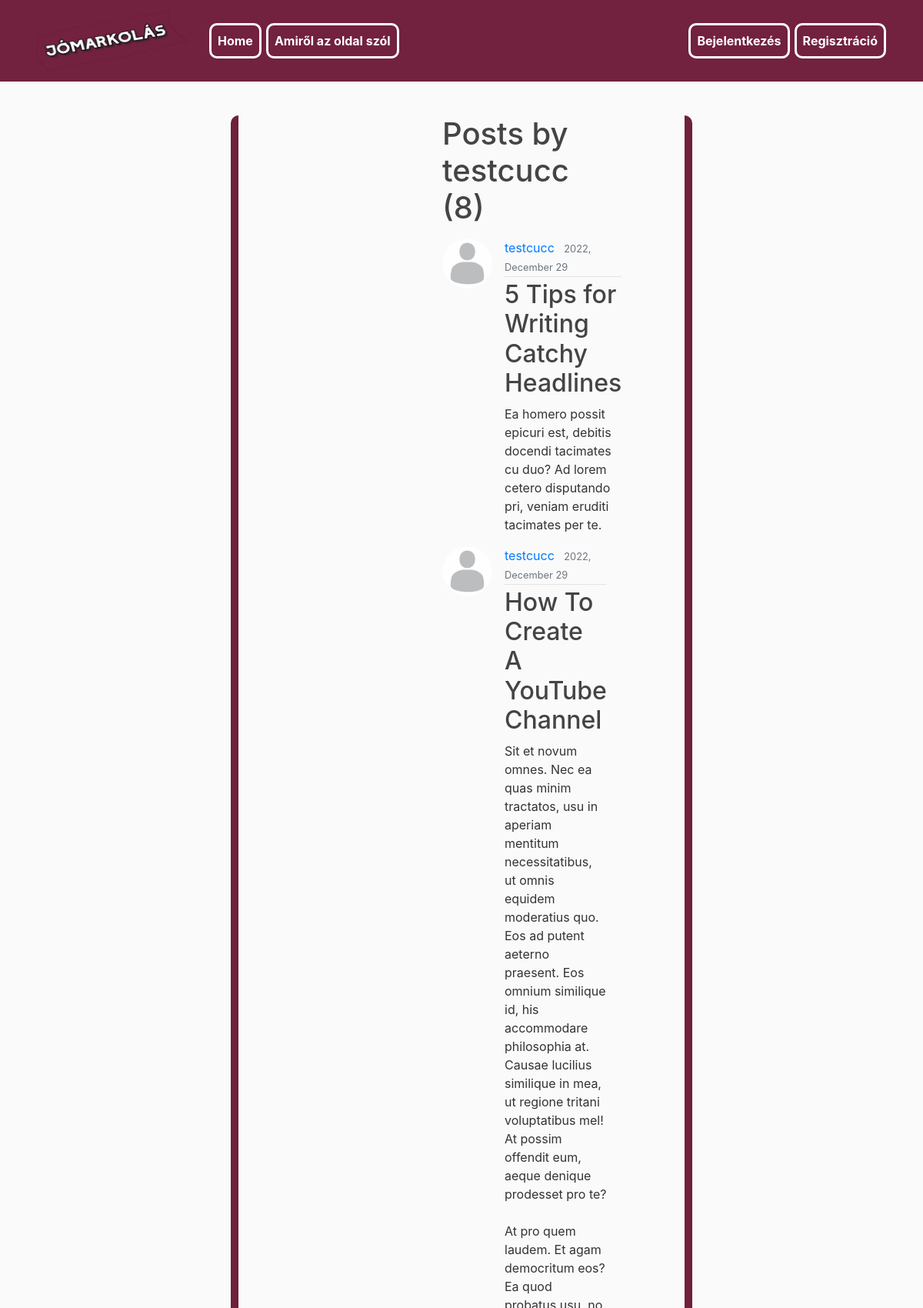
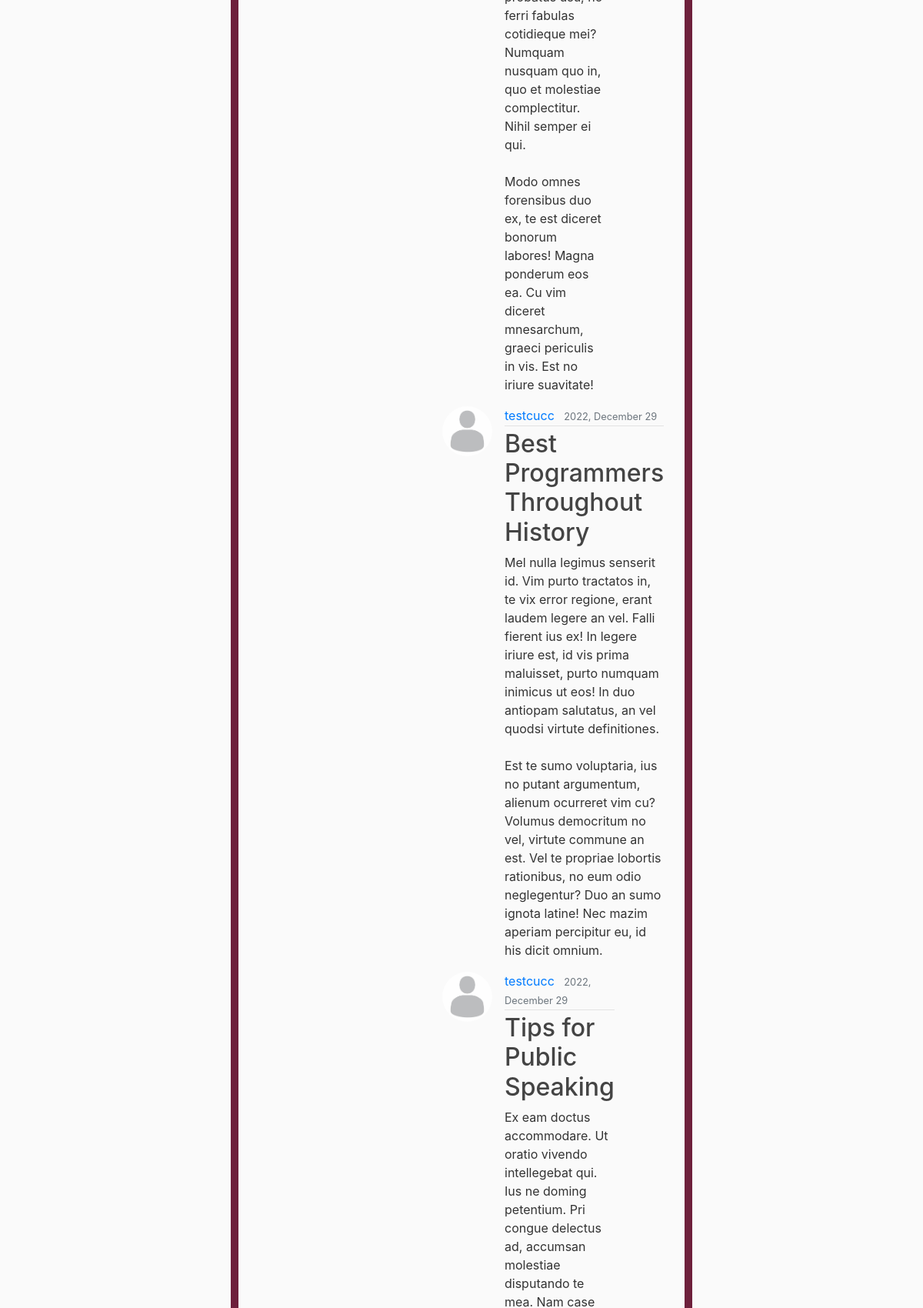
Screenshot of /user/testcucc (upper part) with the database file from the repository (2 pictures, top to bottom).
### blog/models.py (models this page shows, shortened)
class Post(models.Model):
    title = models.CharField(max_length=100)
    content = models.TextField()
    date_posted = models.DateTimeField(default = timezone.now)
    author = models.ForeignKey(User, on_delete=models.CASCADE)

### users/models.py (models this page shows, shortened)
class Profile(models.Model):
    user = models.OneToOneField(User, on_delete=models.CASCADE)
    image = models.ImageField(default='default.jpg', upload_to='profile_pics')

### blog/views.py (the view)
# urls.py: path('user/<str:username>', UserPostListView.as_view(), name='user-posts'),
class UserPostListView(ListView):
    model = Post
    template_name = 'blog/user-posts.html'
    context_object_name = 'posts'
    ordering = ['-date_posted']
    paginate_by = 5
    def get_queryset(self):
        user = get_object_or_404(User, username=self.kwargs.get('username'))
        return Post.objects.order_by('-date_posted').filter(author=user)

### blog/templates/blog/user-posts.html (shortened to what this page needs)
{% extends "blog/base.html" %}
{% block content %}
    <h1 class="mb-3">Posts by {{ view.kwargs.username }} ({{ page_obj.paginator.count }})</h1>
    {% for post in posts%}
        <article class="media content-section">
            <img class ="rounded-circle article-img" src="{{ post.author.profile.image.url }}">
            <div class="media-body">
            <div class="article-metadata">
                <a class="mr-2" href="{% url 'user-posts' post.author.username %}">{{ post.author }}</a>
                <small class="text-muted">{{ post.date_posted|date:"Y, F d" }}</small>
            </div>
            <h2><a class="article-title" href="{% url 'post-detail' post.id %}">{{ post.title }}</a></h2>
            <p class="article-content">{{ post.content }}</p>
            </div>
        </article>
    {% endfor %}
{% endblock content %}

### blog/static/blog/main.css (style rules this page uses)
body { background: #fafafa; color: #333333; margin-top:150px; margin-right: 300px; padding-left: 250px; margin-left: 300px; border: 3px; border-color: #6e203c; border-radius: 10px; border-right-style: solid; border-left-style: solid; border-width: 10px; }
h1, h2, h3, h4, h5, h6 { color: #444444; }
.article-title { color: #444444; }
.article-content { white-space: pre-line; }
.article-img { height: 65px; width: 65px; margin-right: 16px; }
.article-metadata { padding-bottom: 1px; margin-bottom: 4px; border-bottom: 1px solid #e3e3e3 }

### rows the page displays
Post: author.profile.image (placeholder picture), author "testcucc", date_posted "2022, December 29", title "5 Tips for Writing Catchy Headlines", content "Ea homero possit epicuri est, debitis docendi tacimates cu duo? Ad lorem cetero disputando pri, veniam eruditi tacimates per te."
Post: author.profile.image (placeholder picture), author "testcucc", date_posted "2022, December 29", title "How To Create A YouTube Channel", content "Sit et novum omnes. Nec ea quas minim tractatos, usu in aperiam mentitum necessitatibus, ut omnis equidem moderatius quo. Eos ad putent aeterno praesent. Eos omnium similique id, his accommodare philosophia at. Causae lucilius similique in mea, ut regione tritani voluptatibus mel! At possim offendit eum, aeque denique prodesset pro te? At pro quem laudem. Et agam democritum eos? Ea quod probatus usu, no ferri fabulas cotidieque mei? Numquam nusquam quo in, quo et molestiae complectitur. Nihil semper ei qui. Modo omnes forensibus duo ex, te est diceret bonorum labores! Magna ponderum eos ea. Cu vim diceret mnesarchum, graeci periculis in vis. Est no iriure suavitate!"
Post: author.profile.image (placeholder picture), author "testcucc", date_posted "2022, December 29", title "Best Programmers Throughout History", content "Mel nulla legimus senserit id. Vim purto tractatos in, te vix error regione, erant laudem legere an vel. Falli fierent ius ex! In legere iriure est, id vis prima maluisset, purto numquam inimicus ut eos! In duo antiopam salutatus, an vel quodsi virtute definitiones. Est te sumo voluptaria, ius no putant argumentum, alienum ocurreret vim cu? Volumus democritum no vel, virtute commune an est. Vel te propriae lobortis rationibus, no eum odio neglegentur? Duo an sumo ignota latine! Nec mazim aperiam percipitur eu, id his dicit omnium."
Post: author.profile.image (placeholder picture), author "testcucc", date_posted "2022, December 29", title "Tips for Public Speaking"

### other values shown
{{ view.kwargs.username }} "testcucc"
{{ page_obj.paginator.count }} "8"
